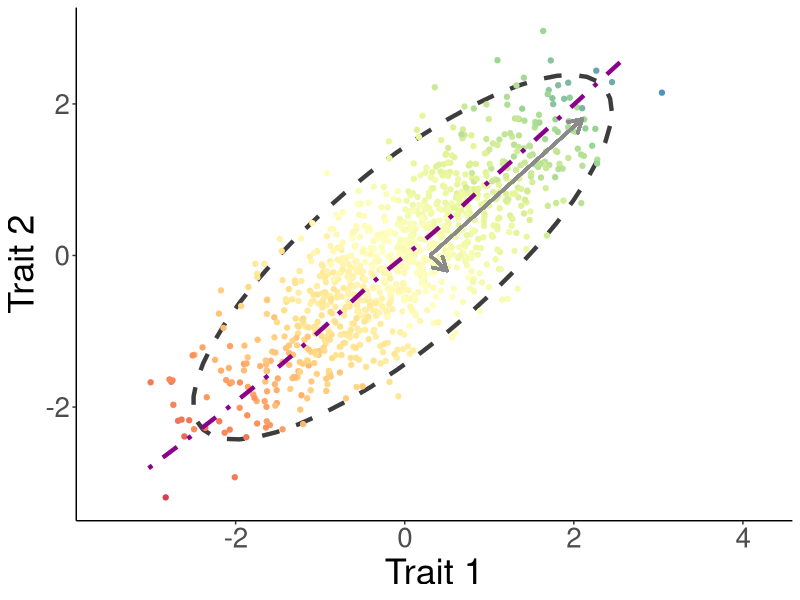
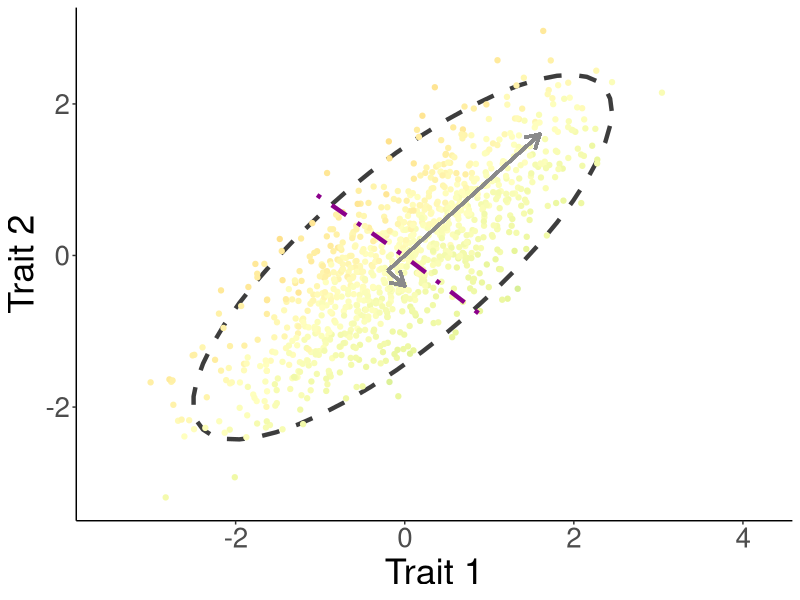

Here is the R script that generated these plots, in order: (Note: a time limit stopped this script after it produced the figures.)
# Running a simulation using our 2-trait model; Plotting output

# load libraries
library(mvtnorm)
library(ggplot2)
library(cowplot)
library(RColorBrewer)

###################################
# Two Traits, with Sampling Error #
###################################

set.seed(1234) # for reproducibility

n_sims <- 1000 # sample 1000 individuals

sigma_2 <- 0.02 # sampling variance of 0.02
y_1 <- numeric(n_sims) # empty vector to store y values under scenario 1
y_2 <- numeric(n_sims) # empty vector to store y values under scenario 2
v_1 <- matrix(c(0.5, 0.5), nrow = 1) # betas for scenario 1
v_2 <- matrix(c(0.5, -0.5), nrow = 1) # betas for scenario 2
rho <- matrix(c(1, 0.8, 0.8, 1), nrow = 2) # correlation matrix w/ rho = 0.8
x <- matrix(nrow = n_sims, ncol = 2) # empty trait matrix
eps_y_1 <- numeric(n_sims) # empty vector to store residuals for scenario 1
eps_y_2 <- numeric(n_sims) # empty vector to store residuals for scenario 2
for (i in 1:n_sims) {
  x[i, ] <- rmvnorm(1, sigma = rho)
  mu_y_1 <- v_1 %*% x[i, ]
  mu_y_2 <- v_2 %*% x[i, ]
  y_1[i] <- rnorm(1, mu_y_1, sqrt(sigma_2))
  y_2[i] <- rnorm(1, mu_y_2, sqrt(sigma_2))
  eps_y_1[i] <- y_1[i] - mu_y_1
  eps_y_2[i] <- y_2[i] - mu_y_2
}

# Take a look at how well the predicted variances match what is observed
rho_sim <- cov(x)
cat("Model 1...\n",
    "   Predicted: ", round(v_1 %*% rho_sim %*% t(v_1) + sigma_2, 3), "\n",
    "   Observed:  ", round(var(y_1), 3), "\n",
    "Model 2...\n",
    "   Predicted: ", round(v_2 %*% rho_sim %*% t(v_2) + sigma_2, 3), "\n",
    "   Observed:  ", round(var(y_2), 3), "\n")

# Scenario 1: predicted = 0.913
# Scenario 1: observed = 0.926

# Scenario 2: predicted = 0.118
# Scenario 2: observed = 0.125

############################################
# Plotting 1 Realization of the Simulation #
############################################

# Make dataframe that has the trait 1 and trait 2 data, and y1 and y2 performance data
dat <- as.data.frame(x)
colnames(dat) <- c("Trait_1", "Trait_2")
dat$Performance_1 <- y_1
dat$Performance_2 <- y_2

# We also want to plot the PC axes associated with the trait data
corre <- as.matrix(cor(x))
eigen <- eigen(corre)  # calculate eigenvectors and values
eigen
eigen$slopes[1] <- eigen$vectors[1,1]/eigen$vectors[2,1]  # calc slopes as ratios
eigen$slopes[2] <- eigen$vectors[1,1]/eigen$vectors[1,2]  # calc slopes as ratios
eigen # check

# And we want to plot the regression vectors (or "functional axes)
lm_1 <- lm(formula = Performance_1 ~ Trait_1 + Trait_2,
           data = dat)
predicted_1 <- data.frame(Perf_pred = predict(lm_1, dat), Trait_2 = dat$Trait_2)

lm_2 <- lm(formula = Performance_2 ~ Trait_1 + Trait_2,
           data = dat) 
predicted_2 <- data.frame(Perf_pred = predict(lm_2, dat), Trait_2 = dat$Trait_2)



# Plot for Scenario 1
p1_pos <- ggplot(data = dat, aes(x = Trait_1, y = Trait_2)) + 
  stat_ellipse(type = "norm", size = 1.5, linetype = "dashed", colour = "grey24")
p1_pos <- p1_pos + geom_point(aes(colour = Performance_1)) +
  scale_colour_distiller(type = "seq", palette = "Spectral", limits = c(-3.1,2.95), direction = 1) +
  #ggtitle("Simulation: Scenario 1") + 
  xlab("Trait 1") + ylab("Trait 2") +
  xlim(-3.5,4.2) +
  theme_classic() + labs(colour = "Performance") +
  theme(
    axis.title.x = element_text(size = 26),
    axis.title.y = element_text(size = 26),
    axis.text.x = element_text(size = 20),
    axis.text.y = element_text(size = 20),
    legend.title = element_blank(),
    legend.text = element_text(size = 14),
    legend.position = "none"
  ) +
  geom_smooth(color = 'magenta4', data = predicted_1, aes(x = Perf_pred, y = Trait_2), 
              se = FALSE, linetype = "dotdash", size = 1.5) +
  # geom_segment(x = 0.3, y = 0, xend = eigen$values[1] + 0.3, yend = eigen$slopes[1] * eigen$values[1], 
  #              colour = "grey54", arrow = arrow(length = unit(0.4, "cm")), size = 1) +
  # geom_segment(x = 0.3, y = 0, xend = eigen$values[2] + 0.3, yend = eigen$slopes[2] * eigen$values[2], 
  #              colour = "grey54", arrow = arrow(length = unit(0.4, "cm")), size = 1) +
  geom_segment(x = 0.3, y = 0, xend = 1.8 + 0.3, yend = 1.8, 
               colour = "grey54", arrow = arrow(length = unit(0.4, "cm")), size = 1) +
  geom_segment(x = 0.3, y = 0, xend = 0.2 + 0.3, yend = -0.2, 
               colour = "grey54", arrow = arrow(length = unit(0.4, "cm")), size = 1)

p1_pos

# And Saving
# ggsave(filename = "p1_pos2.pdf",
#        path = "Output/Figures",
#        height = 4, width = 5)

# Plot for Scenario 2
p2_pos <- ggplot(data = dat, aes(x = Trait_1, y = Trait_2)) + 
  stat_ellipse(type = "norm", size = 1.5, linetype = "dashed", colour = "grey24")
p2_pos <- p2_pos + geom_point(aes(colour = Performance_2)) +
  scale_colour_distiller(type = "seq", palette = "Spectral", limits = c(-3.1,2.95), direction = 1) +
  #ggtitle("Simulation: Scenario 2") + 
  xlab("Trait 1") + ylab("Trait 2") +
  xlim(-3.5,4.2) +
  theme_classic() + labs(colour = "Performance") +
  theme(
        axis.title.x = element_text(size = 26),
        axis.title.y = element_text(size = 26),
        axis.text.x = element_text(size = 20),
        axis.text.y = element_text(size = 20),
        legend.title = element_blank(),
        legend.text = element_text(size = 14),
        legend.position = "none"
        ) +
  geom_smooth(color = 'magenta4', data = predicted_2, aes(x = Perf_pred, y = Trait_2), 
              se = FALSE, linetype = "dotdash", size = 1.5) +
  # geom_segment(x = -0.2, y = -0.2, xend = eigen$values[1] - 0.2, yend = (eigen$slopes[1] * eigen$values[1]) - 0.2, 
  #              colour = "grey54", arrow = arrow(length = unit(0.3, "cm")), size = 1) +
  # geom_segment(x = -0.2, y = -0.2, xend = eigen$values[2] - 0.2, yend = (eigen$slopes[2] * eigen$values[2]) - 0.2, 
  #              colour = "grey54", arrow = arrow(length = unit(0.3, "cm")), size = 1) +
  geom_segment(x = -0.2, y = -0.2, xend = 1.8 - 0.2, yend = 1.8 - 0.2, 
               colour = "grey54", arrow = arrow(length = unit(0.4, "cm")), size = 1) +
  geom_segment(x = -0.2, y = -0.2, xend = 0.2 - 0.2, yend = -0.2 - 0.2, 
               colour = "grey54", arrow = arrow(length = unit(0.4, "cm")), size = 1)

p2_pos

# And Saving
# ggsave(filename = "p2_pos2.pdf",
#        path = "Output/Figures",
#        height = 4, width = 5)


###############################################
# Create a sampling distribution of variances #
###############################################
set.seed(1234)
n_sims <- 1000
n_iters <- 1000
sigma_2 <- 0.02

y_1 <- numeric(n_sims)
y_2 <- numeric(n_sims)
v_1 <- matrix(c(0.5, 0.5), nrow = 1)
v_2 <- matrix(c(0.5, -0.5), nrow = 1)
rho <- matrix(c(1, 0.8, 0.8, 1), nrow = 2)
x <- matrix(nrow = n_sims, ncol = 2)
eps_y_1 <- numeric(n_sims)
eps_y_2 <- numeric(n_sims)
var_y_1 <- numeric(n_iters)
var_y_2 <- numeric(n_iters)

for(j in 1:n_iters){
  for (i in 1:n_sims) {
    x[i, ] <- rmvnorm(1, sigma = rho)
    mu_y_1 <- v_1 %*% x[i, ]
    mu_y_2 <- v_2 %*% x[i, ]
    y_1[i] <- rnorm(1, mu_y_1, sqrt(sigma_2))
    y_2[i] <- rnorm(1, mu_y_2, sqrt(sigma_2))
    eps_y_1[i] <- y_1[i] - mu_y_1
    eps_y_2[i] <- y_2[i] - mu_y_2
  } 
  var_y_1[j] <- round(var(y_1), 3)
  var_y_2[j] <- round(var(y_2), 3)
}

var_y_1_Pos <- var_y_1
var_y_2_Pos <- var_y_2

################################################
# Plotting Distribution of Simulated Variances #
################################################

p3_pos <- ggplot(data = as.data.frame(var_y_1_Pos), aes(x = var_y_1_Pos))
p3_pos <- p3_pos + geom_density(colour = "grey4", fill = "grey44") +
  #xlim(0.55,1.07) +
  xlim(0.40,1.10) +
  geom_vline(xintercept = mean(var_y_1_Pos), size = 1.5) +
  geom_vline(xintercept = quantile(var_y_1_Pos, probs = 0.025), linetype = "dashed", size = 1.5) +
  geom_vline(xintercept = quantile(var_y_1_Pos, probs = 0.975), linetype = "dashed", size = 1.5) +
  #ggtitle("Performance Variance: Scenario 1") + 
  xlab("Variance") +
  theme_classic() +
  theme(plot.title = element_text(size = 14, hjust = 0.5),
        axis.title.x = element_text(size = 26),
        axis.title.y = element_blank(),
        axis.text.x = element_text(size = 20),
        axis.text.y = element_blank())

p3_pos

p4_pos <- ggplot(data = as.data.frame(var_y_2_Pos), aes(x = var_y_2_Pos))
p4_pos <- p4_pos + geom_density(colour = "grey4", fill = "grey44") +
  #xlim(0.10, 0.17) +
  xlim(0.10, 0.20) +
  geom_vline(xintercept = mean(var_y_2_Pos), size = 1.5) +
  geom_vline(xintercept = quantile(var_y_2_Pos, probs = 0.025), linetype = "dashed", size = 1.5) +
  geom_vline(xintercept = quantile(var_y_2_Pos, probs = 0.975), linetype = "dashed", size = 1.5) +
  #ggtitle("Performance Variance: Scenario 2") + 
  xlab("Variance") +
  theme_classic() +
  theme(plot.title = element_text(size = 14, hjust = 0.5),
        axis.title.x = element_text(size = 26),
        axis.title.y = element_blank(),
        axis.text.x = element_text(size = 20),
        axis.text.y = element_blank())
p4_pos


#####################
# Save 4-panel plot #
#####################

# Will manually add the broken x-axis in panel D

# plot_grid(p1, p3, p2, p4,
#           labels = c("A", "B", "C", "D"), ncol = 2, nrow = 2)
# 
# # And Saving
# ggsave(filename = "two-trait-simulation_panel.pdf",
#        path = "Output/Figures",
#        height = 8, width = 10)


plot_grid(p1_pos, p3_pos, p2_pos, p4_pos,
          ncol = 2, nrow = 2)

# And Saving
ggsave(filename = "two-trait-simulation_4panel_PosCor.pdf",
       path = "Output/Figures",
       height = 8, width = 10)



#####################################################
# Save each plot individually for conceptual figure #
#####################################################

# Call
p1_pos

# And Saving
ggsave(filename = "p1_pos.pdf",
       path = "Output/Figures",
       height = 5, width = 6)

# Call
p2_pos

# And Saving
ggsave(filename = "p2_pos.pdf",
       path = "Output/Figures",
       height = 5, width = 6)

# Call
p3_pos

# And Saving
ggsave(filename = "p3_pos.pdf",
       path = "Output/Figures",
       height = 5, width = 6)

# Call
p4_pos

# And Saving
ggsave(filename = "p4_pos.pdf",
       path = "Output/Figures",
       height = 5, width = 6)



###############################
## Exploring Other Scenarios ##
###############################

# To demonstrate the importance of not just the sign of trait correlations matters,
# we explore two additional scenarios. One in which the traits have a negative correlation,
# (which only differs from above, in that the above is a positive correlation) and one in 
# which there is zero correlation.

##############################
# Negative trait correlation #
##############################

set.seed(1234) # for reproducibility

n_sims <- 1000 # sample 1000 individuals

sigma_2 <- 0.02 # sampling variance of 0.02
y_1 <- numeric(n_sims) # empty vector to store y values under scenario 1
y_2 <- numeric(n_sims) # empty vector to store y values under scenario 2
v_1 <- matrix(c(0.5, 0.5), nrow = 1) # betas for scenario 1
v_2 <- matrix(c(0.5, -0.5), nrow = 1) # betas for scenario 2
rho <- matrix(c(1, -0.8, -0.8, 1), nrow = 2) # correlation matrix w/ rho = -0.8
x <- matrix(nrow = n_sims, ncol = 2) # empty trait matrix
eps_y_1 <- numeric(n_sims) # empty vector to store residuals for scenario 1
eps_y_2 <- numeric(n_sims) # empty vector to store residuals for scenario 2
for (i in 1:n_sims) {
  x[i, ] <- rmvnorm(1, sigma = rho)
  mu_y_1 <- v_1 %*% x[i, ]
  mu_y_2 <- v_2 %*% x[i, ]
  y_1[i] <- rnorm(1, mu_y_1, sqrt(sigma_2))
  y_2[i] <- rnorm(1, mu_y_2, sqrt(sigma_2))
  eps_y_1[i] <- y_1[i] - mu_y_1
  eps_y_2[i] <- y_2[i] - mu_y_2
}

# Take a look at how well the predicted variances match what is observed
rho_sim <- cov(x)
cat("Model 1...\n",
    "   Predicted: ", round(v_1 %*% rho_sim %*% t(v_1) + sigma_2, 3), "\n",
    "   Observed:  ", round(var(y_1), 3), "\n",
    "Model 2...\n",
    "   Predicted: ", round(v_2 %*% rho_sim %*% t(v_2) + sigma_2, 3), "\n",
    "   Observed:  ", round(var(y_2), 3), "\n")

# Model 1...
# Predicted:  0.119 
# Observed:   0.123 
# Model 2...
# Predicted:  0.903 
# Observed:   0.925


############################################
# Plotting 1 Realization of the Simulation #
############################################

# Make dataframe that has the trait 1 and trait 2 data, and y1 and y2 performance data
dat <- as.data.frame(x)
colnames(dat) <- c("Trait_1", "Trait_2")
dat$Performance_1 <- y_1
dat$Performance_2 <- y_2

# We also want to plot the PC axes associated with the trait data
corre <- as.matrix(cor(x))
eigen <- eigen(corre)  # calculate eigenvectors and values
eigen
eigen$slopes[1] <- eigen$vectors[1,1]/eigen$vectors[2,1]  # calc slopes as ratios
eigen$slopes[2] <- eigen$vectors[1,1]/eigen$vectors[1,2]  # calc slopes as ratios
eigen # check

# And we want to plot the regression vectors (or "functional axes)
lm_1 <- lm(formula = Performance_1 ~ Trait_1 + Trait_2,
           data = dat)
predicted_1 <- data.frame(Perf_pred = predict(lm_1, dat), Trait_2 = dat$Trait_2)

lm_2 <- lm(formula = Performance_2 ~ Trait_1 + Trait_2,
           data = dat) 
predicted_2 <- data.frame(Perf_pred = predict(lm_2, dat), Trait_2 = dat$Trait_2)



# Plot for Scenario 1
p1_neg <- ggplot(data = dat, aes(x = Trait_1, y = Trait_2)) + 
  stat_ellipse(type = "norm", size = 1.5, linetype = "dashed", colour = "grey24")
p1_neg <- p1_neg + geom_point(aes(colour = Performance_1)) +
  scale_colour_distiller(type = "seq", palette = "Spectral", limits = c(-3.1,2.95), direction = 1) +
  #ggtitle("Simulation: Scenario 1") + 
  xlab("Trait 1") + ylab("Trait 2") +
  xlim(-3.5,4.2) +
  theme_classic() + labs(colour = "Performance") +
  theme(
    axis.title.x = element_text(size = 26),
    axis.title.y = element_text(size = 26),
    axis.text.x = element_text(size = 20),
    axis.text.y = element_text(size = 20),
    legend.title = element_blank(),
    legend.text = element_text(size = 14),
    legend.position = "none"
  ) +
  geom_smooth(color = 'magenta4', data = predicted_1, aes(x = Perf_pred, y = Trait_2), 
              se = FALSE, linetype = "dotdash", size = 1.5) +
  # geom_segment(x = 0.3, y = 0, xend = eigen$values[1] + 0.3, yend = eigen$slopes[1] * eigen$values[1], 
  #              colour = "grey54", arrow = arrow(length = unit(0.4, "cm")), size = 1) +
  # geom_segment(x = 0.3, y = 0, xend = eigen$values[2] + 0.3, yend = eigen$slopes[2] * eigen$values[2], 
  #              colour = "grey54", arrow = arrow(length = unit(0.4, "cm")), size = 1) +
  geom_segment(x = 0.3, y = 0, xend = 1.8 + 0.3, yend = -1.8, 
               colour = "grey54", arrow = arrow(length = unit(0.4, "cm")), size = 1) +
  geom_segment(x = 0.3, y = 0, xend = 0.2 + 0.3, yend = 0.2, 
               colour = "grey54", arrow = arrow(length = unit(0.4, "cm")), size = 1)

p1_neg


# Plot for Scenario 2
p2_neg <- ggplot(data = dat, aes(x = Trait_1, y = Trait_2)) + 
  stat_ellipse(type = "norm", size = 1.5, linetype = "dashed", colour = "grey24")
p2_neg <- p2_neg + geom_point(aes(colour = Performance_2)) +
  scale_colour_distiller(type = "seq", palette = "Spectral", limits = c(-3.1,2.95), direction = 1) +
  #ggtitle("Simulation: Scenario 2") + 
  xlab("Trait 1") + ylab("Trait 2") +
  xlim(-3.5,4.2) +
  theme_classic() + labs(colour = "Performance") +
  theme(
    axis.title.x = element_text(size = 26),
    axis.title.y = element_text(size = 26),
    axis.text.x = element_text(size = 20),
    axis.text.y = element_text(size = 20),
    legend.title = element_blank(),
    legend.text = element_text(size = 14),
    legend.position = "none"
  ) +
  geom_smooth(color = 'magenta4', data = predicted_2, aes(x = Perf_pred, y = Trait_2), 
              se = FALSE, linetype = "dotdash", size = 1.5) +
  # geom_segment(x = 0.2, y = 0.2, xend = eigen$values[1] + 0.2, yend = (eigen$slopes[1] * eigen$values[1]) + 0.2, 
  #              colour = "grey54", arrow = arrow(length = unit(0.3, "cm")), size = 1) +
  # geom_segment(x = 0.2, y = 0.2, xend = eigen$values[2] + 0.2, yend = (eigen$slopes[2] * eigen$values[2]) + 0.2, 
  #              colour = "grey54", arrow = arrow(length = unit(0.3, "cm")), size = 1) +
  geom_segment(x = 0.2, y = 0.2, xend = 1.8 + 0.2, yend = -1.8 + 0.2, 
               colour = "grey54", arrow = arrow(length = unit(0.4, "cm")), size = 1) +
  geom_segment(x = 0.2, y = 0.2, xend = 0.2 + 0.2, yend = 0.2 + 0.2, 
               colour = "grey54", arrow = arrow(length = unit(0.4, "cm")), size = 1)

p2_neg

###############################################
# Create a sampling distribution of variances #
###############################################
set.seed(1234)
n_sims <- 1000
n_iters <- 1000
sigma_2 <- 0.02

y_1 <- numeric(n_sims)
y_2 <- numeric(n_sims)
v_1 <- matrix(c(0.5, 0.5), nrow = 1)
v_2 <- matrix(c(0.5, -0.5), nrow = 1)
rho <- matrix(c(1, -0.8, -0.8, 1), nrow = 2)
x <- matrix(nrow = n_sims, ncol = 2)
eps_y_1 <- numeric(n_sims)
eps_y_2 <- numeric(n_sims)
var_y_1 <- numeric(n_iters)
var_y_2 <- numeric(n_iters)

for(j in 1:n_iters){
  for (i in 1:n_sims) {
    x[i, ] <- rmvnorm(1, sigma = rho)
    mu_y_1 <- v_1 %*% x[i, ]
    mu_y_2 <- v_2 %*% x[i, ]
    y_1[i] <- rnorm(1, mu_y_1, sqrt(sigma_2))
    y_2[i] <- rnorm(1, mu_y_2, sqrt(sigma_2))
    eps_y_1[i] <- y_1[i] - mu_y_1
    eps_y_2[i] <- y_2[i] - mu_y_2
  } 
  var_y_1[j] <- round(var(y_1), 3)
  var_y_2[j] <- round(var(y_2), 3)
}

var_y_1_Neg <- var_y_1
var_y_2_Neg <- var_y_2

################################################
# Plotting Distribution of Simulated Variances #
################################################

p3_neg <- ggplot(data = as.data.frame(var_y_1_Neg), aes(x = var_y_1_Neg))
p3_neg <- p3_neg + geom_density(colour = "grey4", fill = "grey44") +
  #xlim(0.10, 0.17) +
  xlim(0.10, 0.20) +
  geom_vline(xintercept = mean(var_y_1_Neg), size = 1.5) +
  geom_vline(xintercept = quantile(var_y_1_Neg, probs = 0.025), linetype = "dashed", size = 1.5) +
  geom_vline(xintercept = quantile(var_y_1_Neg, probs = 0.975), linetype = "dashed", size = 1.5) +
  #ggtitle("Performance Variance: Scenario 1") + 
  xlab("Variance") +
  theme_classic() +
  theme(plot.title = element_text(size = 14, hjust = 0.5),
        axis.title.x = element_text(size = 26),
        axis.title.y = element_blank(),
        axis.text.x = element_text(size = 20),
        axis.text.y = element_blank())
p3_neg

p4_neg <- ggplot(data = as.data.frame(var_y_2_Neg), aes(x = var_y_2_Neg))
p4_neg <- p4_neg + geom_density(colour = "grey4", fill = "grey44") +
  #xlim(0.55,1.07) +
  xlim(0.45,1.10) +
  geom_vline(xintercept = mean(var_y_2_Neg), size = 1.5) +
  geom_vline(xintercept = quantile(var_y_2_Neg, probs = 0.025), linetype = "dashed", size = 1.5) +
  geom_vline(xintercept = quantile(var_y_2_Neg, probs = 0.975), linetype = "dashed", size = 1.5) +
  #ggtitle("Performance Variance: Scenario 2") + 
  xlab("Variance") +
  theme_classic() +
  theme(plot.title = element_text(size = 14, hjust = 0.5),
        axis.title.x = element_text(size = 26),
        axis.title.y = element_blank(),
        axis.text.x = element_text(size = 20),
        axis.text.y = element_blank())
p4_neg


#####################################################
# Save each plot individually for conceptual figure #
#####################################################

# Call
p1_neg

# And Saving
ggsave(filename = "p1_neg.pdf",
       path = "Output/Figures",
       height = 5, width = 6)

# Call
p2_neg

# And Saving
ggsave(filename = "p2_neg.pdf",
       path = "Output/Figures",
       height = 5, width = 6)

# Call
p3_neg

# And Saving
ggsave(filename = "p3_neg.pdf",
       path = "Output/Figures",
       height = 5, width = 6)

# Call
p4_neg

# And Saving
ggsave(filename = "p4_neg.pdf",
       path = "Output/Figures",
       height = 5, width = 6)


## And together

plot_grid(p1_neg, p3_neg, p2_neg, p4_neg,
          ncol = 2, nrow = 2)

# And Saving
ggsave(filename = "two-trait-simulation_4panel_NegCor.pdf",
       path = "Output/Figures",
       height = 8, width = 10)

########################
# No trait correlation #
########################

set.seed(1234) # for reproducibility

n_sims <- 1000 # sample 1000 individuals

sigma_2 <- 0.02 # sampling variance of 0.02
y_1 <- numeric(n_sims) # empty vector to store y values under scenario 1
y_2 <- numeric(n_sims) # empty vector to store y values under scenario 2
v_1 <- matrix(c(0.5, 0.5), nrow = 1) # betas for scenario 1
v_2 <- matrix(c(0.5, -0.5), nrow = 1) # betas for scenario 2
rho <- matrix(c(1, 0.0, 0.0, 1), nrow = 2) # correlation matrix w/ rho = 0.0
x <- matrix(nrow = n_sims, ncol = 2) # empty trait matrix
eps_y_1 <- numeric(n_sims) # empty vector to store residuals for scenario 1
eps_y_2 <- numeric(n_sims) # empty vector to store residuals for scenario 2
for (i in 1:n_sims) {
  x[i, ] <- rmvnorm(1, sigma = rho)
  mu_y_1 <- v_1 %*% x[i, ]
  mu_y_2 <- v_2 %*% x[i, ]
  y_1[i] <- rnorm(1, mu_y_1, sqrt(sigma_2))
  y_2[i] <- rnorm(1, mu_y_2, sqrt(sigma_2))
  eps_y_1[i] <- y_1[i] - mu_y_1
  eps_y_2[i] <- y_2[i] - mu_y_2
}

# Take a look at how well the predicted variances match what is observed
rho_sim <- cov(x)
cat("Model 1...\n",
    "   Predicted: ", round(v_1 %*% rho_sim %*% t(v_1) + sigma_2, 3), "\n",
    "   Observed:  ", round(var(y_1), 3), "\n",
    "Model 2...\n",
    "   Predicted: ", round(v_2 %*% rho_sim %*% t(v_2) + sigma_2, 3), "\n",
    "   Observed:  ", round(var(y_2), 3), "\n")

# Model 1...
# Predicted:  0.516 
# Observed:   0.526 
# Model 2...
# Predicted:  0.511 
# Observed:   0.527 


############################################
# Plotting 1 Realization of the Simulation #
############################################

# Make dataframe that has the trait 1 and trait 2 data, and y1 and y2 performance data
dat <- as.data.frame(x)
colnames(dat) <- c("Trait_1", "Trait_2")
dat$Performance_1 <- y_1
dat$Performance_2 <- y_2

# We also want to plot the PC axes associated with the trait data
corre <- as.matrix(cor(x))
eigen <- eigen(corre)  # calculate eigenvectors and values
eigen
eigen$slopes[1] <- eigen$vectors[1,1]/eigen$vectors[2,1]  # calc slopes as ratios
eigen$slopes[2] <- eigen$vectors[1,1]/eigen$vectors[1,2]  # calc slopes as ratios
eigen # check

# And we want to plot the regression vectors (or "functional axes)
lm_1 <- lm(formula = Performance_1 ~ Trait_1 + Trait_2,
           data = dat)
predicted_1 <- data.frame(Perf_pred = predict(lm_1, dat), Trait_2 = dat$Trait_2)

lm_2 <- lm(formula = Performance_2 ~ Trait_1 + Trait_2,
           data = dat) 
predicted_2 <- data.frame(Perf_pred = predict(lm_2, dat), Trait_2 = dat$Trait_2)



# Plot for Scenario 1
p1_NA <- ggplot(data = dat, aes(x = Trait_1, y = Trait_2)) + 
  stat_ellipse(type = "norm", size = 1.5, linetype = "dashed", colour = "grey24")
p1_NA <- p1_NA + geom_point(aes(colour = Performance_1)) +
  scale_colour_distiller(type = "seq", palette = "Spectral", limits = c(-3.1,2.95), direction = 1) +
  #ggtitle("Simulation: Scenario 1") + 
  xlab("Trait 1") + ylab("Trait 2") +
  xlim(-3.5,4.2) +
  theme_classic() + labs(colour = "Performance") +
  # theme(plot.title = element_text(size = 14, hjust = 0.5),
  #       axis.title.x = element_text(size = 14),
  #       axis.title.y = element_text(size = 14)) +
  theme(
    axis.title.x = element_text(size = 26),
    axis.title.y = element_text(size = 26),
    axis.text.x = element_text(size = 20),
    axis.text.y = element_text(size = 20),
    legend.title = element_blank(),
    legend.text = element_text(size = 14),
    legend.position = "none"
  ) +
  geom_smooth(color = 'magenta4', data = predicted_1, aes(x = Perf_pred, y = Trait_2), 
              se = FALSE, linetype = "dotdash", size = 1.5) +
  geom_segment(x = 0, y = 0, xend = 0, yend = 1.7, 
               colour = "grey54", arrow = arrow(length = unit(0.3, "cm")), size = 1) +
  geom_segment(x = 0, y = 0, xend = 1.7, yend = 0, 
               colour = "grey54", arrow = arrow(length = unit(0.3, "cm")), size = 1)
p1_NA

# Plot for Scenario 2
p2_NA <- ggplot(data = dat, aes(x = Trait_1, y = Trait_2)) + 
  stat_ellipse(type = "norm", size = 1.5, linetype = "dashed", colour = "grey24")
p2_NA <- p2_NA + geom_point(aes(colour = Performance_2)) +
  scale_colour_distiller(type = "seq", palette = "Spectral", limits = c(-3.1,2.95), direction = 1) +
  #ggtitle("Simulation: Scenario 2") + 
  xlab("Trait 1") + ylab("Trait 2") +
  xlim(-3.5,4.2) +
  theme_classic() + labs(colour = "Performance") +
  # theme(plot.title = element_text(size = 14, hjust = 0.5),
  #       axis.title.x = element_text(size = 14),
  #       axis.title.y = element_text(size = 14)) +
  theme(
    axis.title.x = element_text(size = 26),
    axis.title.y = element_text(size = 26),
    axis.text.x = element_text(size = 20),
    axis.text.y = element_text(size = 20),
    legend.title = element_blank(),
    legend.text = element_text(size = 14),
    legend.position = "none"
  ) +
  geom_smooth(color = 'magenta4', data = predicted_2, aes(x = Perf_pred, y = Trait_2), 
              se = FALSE, linetype = "dotdash", size = 1.5) +
  geom_segment(x = 0, y = 0, xend = 0, yend = 1.7, 
               colour = "grey54", arrow = arrow(length = unit(0.3, "cm")), size = 1) +
  geom_segment(x = 0, y = 0, xend = 1.7, yend = 0, 
               colour = "grey54", arrow = arrow(length = unit(0.3, "cm")), size = 1)

p2_NA


###############################################
# Create a sampling distribution of variances #
###############################################
set.seed(1234)
n_sims <- 1000
n_iters <- 1000
sigma_2 <- 0.02

y_1 <- numeric(n_sims)
y_2 <- numeric(n_sims)
v_1 <- matrix(c(0.5, 0.5), nrow = 1)
v_2 <- matrix(c(0.5, -0.5), nrow = 1)
rho <- matrix(c(1, 0, 0, 1), nrow = 2)
x <- matrix(nrow = n_sims, ncol = 2)
eps_y_1 <- numeric(n_sims)
eps_y_2 <- numeric(n_sims)
var_y_1 <- numeric(n_iters)
var_y_2 <- numeric(n_iters)

for(j in 1:n_iters){
  for (i in 1:n_sims) {
    x[i, ] <- rmvnorm(1, sigma = rho)
    mu_y_1 <- v_1 %*% x[i, ]
    mu_y_2 <- v_2 %*% x[i, ]
    y_1[i] <- rnorm(1, mu_y_1, sqrt(sigma_2))
    y_2[i] <- rnorm(1, mu_y_2, sqrt(sigma_2))
    eps_y_1[i] <- y_1[i] - mu_y_1
    eps_y_2[i] <- y_2[i] - mu_y_2
  } 
  var_y_1[j] <- round(var(y_1), 3)
  var_y_2[j] <- round(var(y_2), 3)
}

var_y_1_NA <- var_y_1
var_y_2_NA <- var_y_2

################################################
# Plotting Distribution of Simulated Variances #
################################################

p3_NA <- ggplot(data = as.data.frame(var_y_1_NA), aes(x = var_y_1_NA))
p3_NA <- p3_NA + geom_density(colour = "grey4", fill = "grey44") +
  #xlim(0.4,0.75) +
  xlim(0.25,0.75) +
  geom_vline(xintercept = mean(var_y_1_NA), size = 1.5) +
  geom_vline(xintercept = quantile(var_y_1_NA, probs = 0.025), linetype = "dashed", size = 1.5) +
  geom_vline(xintercept = quantile(var_y_1_NA, probs = 0.975), linetype = "dashed", size = 1.5) +
  #ggtitle("Performance Variance: Scenario 1") + 
  xlab("Variance") +
  theme_classic() +
  theme(plot.title = element_text(size = 14, hjust = 0.5),
        axis.title.x = element_text(size = 26),
        axis.title.y = element_blank(),
        axis.text.x = element_text(size = 20),
        axis.text.y = element_blank())
p3_NA

p4_NA <- ggplot(data = as.data.frame(var_y_2_NA), aes(x = var_y_2_NA))
p4_NA <- p4_NA + geom_density(colour = "grey4", fill = "grey44") +
  #xlim(0.4,0.75) +
  xlim(0.25,0.75) +
  geom_vline(xintercept = mean(var_y_2_NA), size = 1.5) +
  geom_vline(xintercept = quantile(var_y_2_NA, probs = 0.025), linetype = "dashed", size = 1.5) +
  geom_vline(xintercept = quantile(var_y_2_NA, probs = 0.975), linetype = "dashed", size = 1.5) +
  #ggtitle("Performance Variance: Scenario 2") + 
  xlab("Variance") +
  theme_classic() +
  theme(plot.title = element_text(size = 14, hjust = 0.5),
        axis.title.x = element_text(size = 26),
        axis.title.y = element_blank(),
        axis.text.x = element_text(size = 20),
        axis.text.y = element_blank())
p4_NA


#####################################################
# Save each plot individually for conceptual figure #
#####################################################

# Call
p1_NA

# And Saving
ggsave(filename = "p1_NA.pdf",
       path = "Output/Figures",
       height = 5, width = 6)

# Call
p2_NA

# And Saving
ggsave(filename = "p2_NA.pdf",
       path = "Output/Figures",
       height = 5, width = 6)

# Call
p3_NA

# And Saving
ggsave(filename = "p3_NA.pdf",
       path = "Output/Figures",
       height = 5, width = 6)

# Call
p4_NA

# And Saving
ggsave(filename = "p4_NA.pdf",
       path = "Output/Figures",
       height = 5, width = 6)


## And together

plot_grid(p1_NA, p3_NA, p2_NA, p4_NA,
          ncol = 2, nrow = 2)

# And Saving
ggsave(filename = "two-trait-simulation_4panel_NACor.pdf",
       path = "Output/Figures",
       height = 8, width = 10)
